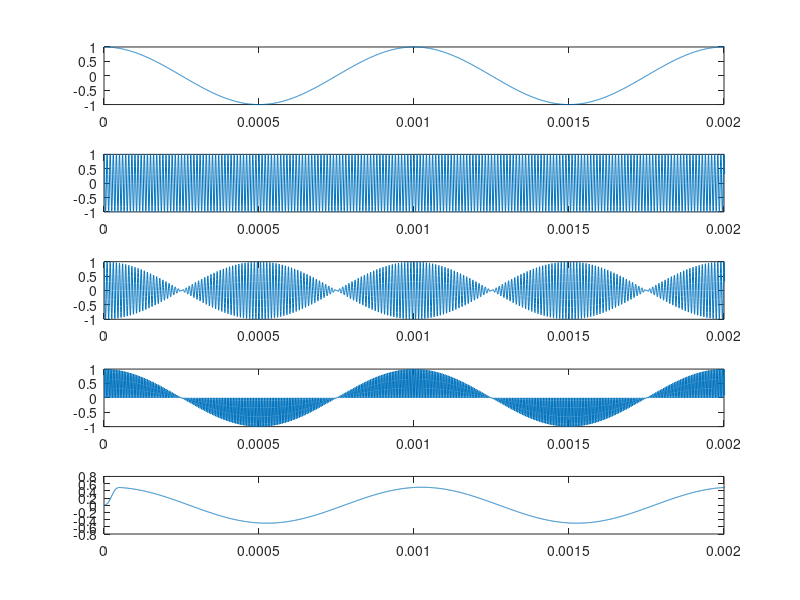

Source code (MATLAB):
clear all
close all
clc

n = 100;
Ac = 1;
Am = 1;
fc = 100e3;
fm = 1e3;
f_cut = 2e3;
fa = 20*fc;
t = [0:1/fa:1];

c_t = Ac*cos(2*pi*fc*t);
m_t = Am*cos(2*pi*fm*t);
s_t = c_t.*m_t; % sinal modulado
r_t = s_t.*c_t; % sinal demodulado
filtro_PB = fir1(n, (f_cut*2)/fa)';
info = filter(filtro_PB, 1, r_t);

figure(1)
subplot(511)
plot(t, m_t)
xlim([0 2/fm])
subplot(512)
plot(t, c_t)
xlim([0 2/fm])
subplot(513)
plot(t, s_t)
xlim([0 2/fm])
subplot(514)
plot(t, r_t)
xlim([0 2/fm])
subplot(515)
plot(t, info)
xlim([0 2/fm])